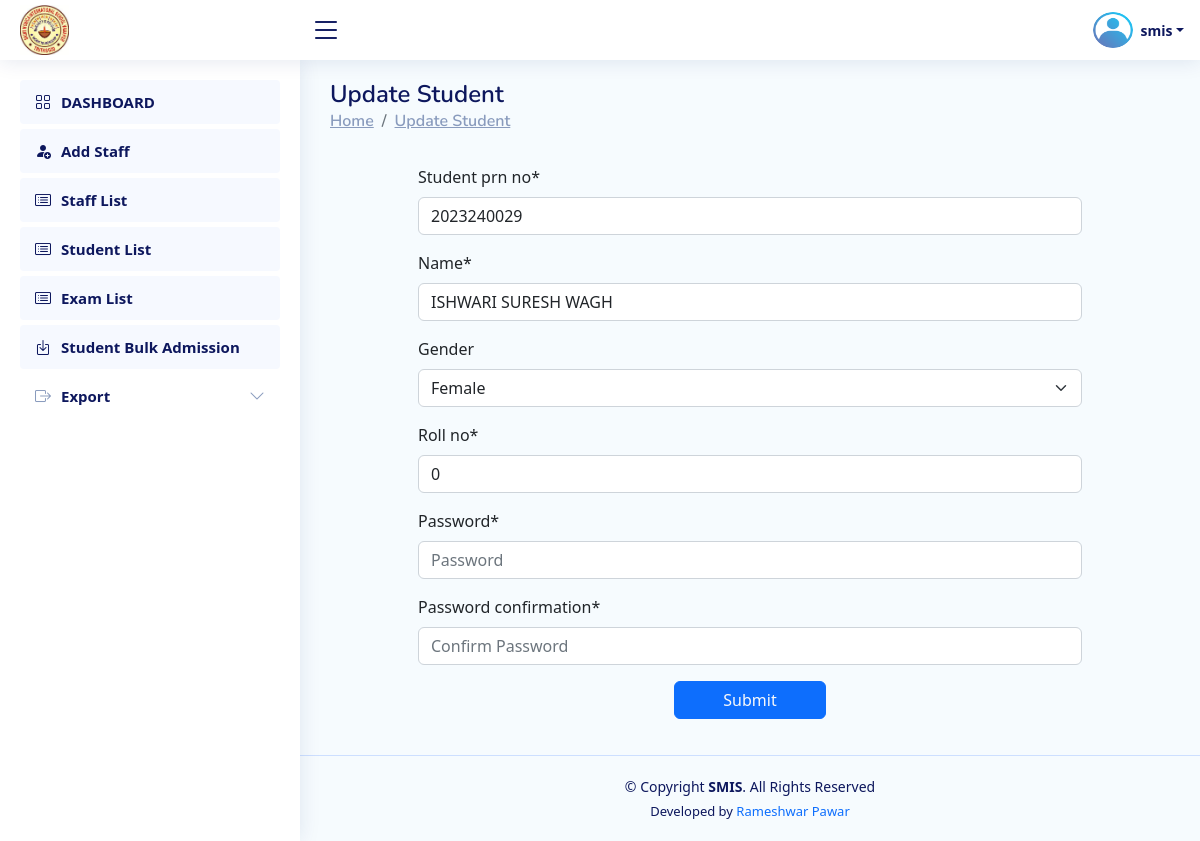
The page /Institute/institute_update_student/29 (signed in) on the database its author committed.
### Institute/models.py (models this page shows, shortened)
class CustomUser(AbstractUser):
    student_prn_no = models.BigIntegerField(null=True,unique=True)
    name = models.CharField(max_length=200,null=True)
    roll_no = models.CharField(max_length=20,null=True)
    class_name = models.CharField(max_length=50,null=True,choices=CLASS)
    division = models.CharField(max_length=10,null=True,choices=DIVISION)
    is_institute=models.BooleanField(default=False)
    is_staff=models.BooleanField(default=False)
    is_student=models.BooleanField(default=False)
    staff_id = models.CharField(max_length=10,null=True)
    designation=models.CharField(max_length=50,null=True,blank=True)
    email=models.EmailField(max_length=254,null=True,blank=True)
    gender=models.CharField(max_length=50,null=True,blank=True,choices=GENDER)

### Institute/views.py (the view)
# urls.py: path("institute_update_student/<int:id>",views.institute_update_student,name="institute_update_student"),
@institute_required
def institute_update_student(request,id):
    if request.method=="POST":
        pi=CustomUser.objects.get(pk=id)
        fm=Student_Update_Form(request.POST,request.FILES, instance=pi)
        if fm.is_valid():
            fm.save()
            messages.success(request,'Student Updated Successfully')
            return redirect('/Institute/student_list/')
    else:
        pi=CustomUser.objects.get(pk=id)
        fm=Student_Update_Form(instance=pi)
    return render(request,'institute__update_student.html',{'form':fm})

### Staff/forms.py
class Student_Update_Form(UserCreationForm):
    def __init__(self, *args, **kwargs):
        super().__init__(*args, **kwargs)
        self.fields['password1'].widget = forms.PasswordInput(attrs={'autocomplete': 'new-password', 'placeholder': 'Password'})
        self.fields['password2'].widget = forms.PasswordInput(attrs={'autocomplete': 'new-password', 'placeholder': 'Confirm Password'})
        self.fields['password1'].help_text = None
        self.fields['password2'].help_text = None
    class Meta:
        model = CustomUser
        fields = ('student_prn_no','name','gender', 'roll_no','password1','password2')
        widgets={
            'name': forms.TextInput(attrs={'autofocus': True, }),
        }

### Institute/views.py (called while the page is built)
def is_institute(user):
    return user.is_authenticated and hasattr(user, 'is_institute') and user.is_institute

### Staff/views.py (called while the page is built)
def my_exam_list_object_for_base(request):
    if request.user.is_authenticated:
        exam = Exam.objects.filter(staff_id=request.user.staff_id).order_by('-id')
    else:
        exam={}
    return {'exam_list_data': exam}

### Institute/templates/institute__update_student.html (shortened to what this page needs)
{% extends 'institute_base.html' %}
{% load crispy_forms_tags %}
{% block content %}
<main id="main" class="main">
    <div class="pagetitle">
        <h1>Update Student</h1>
        <nav>
            <ol class="breadcrumb">
                <li class="breadcrumb-item"><a href="#">Home</a></li>
                <li class="breadcrumb-item"><a href="#">Update Student</a></li>
    </ol>
    </nav>
    </div>
    <section class="section dashboard">
        <div class="row">
            <div class="col-lg-12">
                <div class="row">
                  <div class="col-sm-1"></div>
                  <div class="col-sm-10 px-3 py-3 rounded">
                    <div class="container" style="max-width:100%;">
                         <form id="my-form" method="POST" enctype="multipart/form-data">
                            {{form|crispy}}
                           <center> <input type="submit" value="Submit" class="btn btn-primary text-light px-5 px-3"></center>
                         </form>
                    </div>
                  </div>
                  <div class="col-sm-1"></div>
                </div>
            </div>
        </div>
    </section>
</main>
{% endblock content %}

### Institute/templates/institute_base.html (shortened to what this page needs)
{% load static %}
<!DOCTYPE html>
<html lang="en">
<head>
    <link href="https://unpkg.com/aos@2.3.1/dist/aos.css" rel="stylesheet">
    <link rel="stylesheet" href="https://cdn.jsdelivr.net/npm/bootstrap-icons@1.10.3/font/bootstrap-icons.css">
  <link rel="stylesheet" href="{% static 'css/base_style.css' %}">
<link rel="stylesheet" href="https://cdn.jsdelivr.net/npm/bootstrap@5.2.2/dist/css/bootstrap.min.css">
<link rel="stylesheet" href="https://cdn.datatables.net/1.11.3/css/dataTables.bootstrap5.min.css">
</head>
<body>
<header id="header" class="header fixed-top d-flex align-items-center">
  <div class="d-flex align-items-center justify-content-between">
      <a href="{% url 'index' %}" class="logo d-flex align-items-center">
          <center>
            <img src="{% static 'img/logo.jpg' %}" alt="IMS - Logo">
          </center>
      </a>
      <i class="bi bi-list toggle-sidebar-btn"></i>
  </div>
  <nav class="header-nav ms-auto">
      <ul class="d-flex align-items-center">
          <li class="nav-item dropdown pe-3 text-center  ">
              <a class="nav-link nav-profile d-flex align-items-center pe-0" href="#" data-bs-toggle="dropdown">
                <img src="{% static 'img/profile.png' %}" alt="Profile" class="rounded-circle" style="width:40px; height:40px;">
                <span class="d-none d-md-block dropdown-toggle ps-2"> {{request.user.username}}</span>
              </a>
          </li>
      </ul>
  </nav>
</header>
<aside id="sidebar" class="sidebar">
  <ul class="sidebar-nav" id="sidebar-nav">
    <li class="nav-item">
          <a class="nav-link " href="{% url 'institute_dashboard' %}">
              <i class="bi bi-grid"></i>
              <span>DASHBOARD</span>
          </a>
      </li>
      <li class="nav-item">
        <a class="nav-link " href="{% url 'add_staff' %}">
          <i class="bi bi-person-fill-add"></i>
            <span>Add Staff</span>
        </a>
      </li>
      <li class="nav-item">
        <a class="nav-link " href="{% url 'staff_list' %}">
          <i class="bi bi-card-list"></i>
            <span>Staff List</span>
        </a>
      </li>
      <li class="nav-item">
        <a class="nav-link " href="{% url 'institute_student_list' %}">
          <i class="bi bi-card-list"></i>
            <span>Student List</span>
        </a>
      </li>
      <li class="nav-item">
        <a class="nav-link " href="{% url 'exam_list' %}">
          <i class="bi bi-card-list"></i>
            <span>Exam List</span>
        </a>
      </li>
      <li class="nav-item">
        <a class="nav-link " href="{% url 'student_bulk_registration' %}">
          <i class="bi bi-box-arrow-in-down"></i>
            <span>Student Bulk Admission</span>
        </a>
      </li>
      <li class="nav-item">
        <a class="nav-link collapsed" data-bs-target="#exam-nav" data-bs-toggle="collapse" href="#">
          <i class="bi bi-box-arrow-right"></i><span>Export</span><i class="bi bi-chevron-down ms-auto"></i>
        </a>
      </li>
  </ul>
</aside>
  {% block content %}
  {% endblock content %}
  <footer id="footer" class="footer text-center">
      <div class="copyright">
          &copy; Copyright <strong><span>SMIS</span></strong>. All Rights Reserved
      </div>
      <div class="credits">
          Developed by <a href="https://prameshwar4378.github.io/My_Portfolio/" style="text-decoration:none;">Rameshwar Pawar</a>
      </div>
  </footer>
</body>
</html>

### Institute/templates/institute_base.html (style rules this page uses)
body { background:#F6FBFE; }

### rows shown on the page
CustomUser: user.username "smis"
CustomUser: student_prn_no "2023240029", name "ISHWARI SURESH WAGH", gender "Female", roll_no "0"
